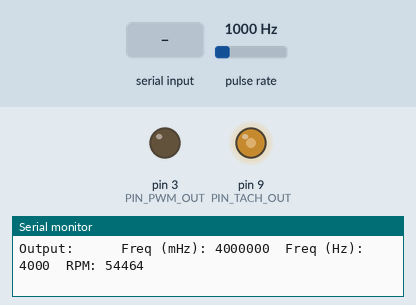
A sketch run on a simulated Arduino Uno, built with avr-gcc and run on an emulated ATmega328P. Parts: output pins drawn as LEDs (lit = HIGH), the last lines printed to the serial monitor. Wiring (inferred from the names in the program): pulse sensor: data pin 2. Inputs (shaded band) come from the test bench; at power-on: pulse rate 1000 Hz.

Above: at 1.2 s.
1.3 s: "Table 15-5\n" received over Serial
At 3.9 s:
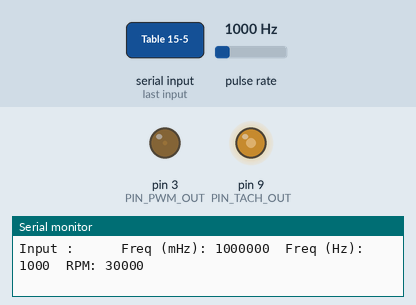
4.3 s: "90,45\n" received over Serial
At 6.3 s:
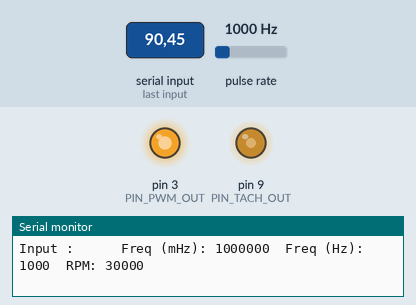
7.3 s: "30,150\n" received over Serial
At 9.9 s:
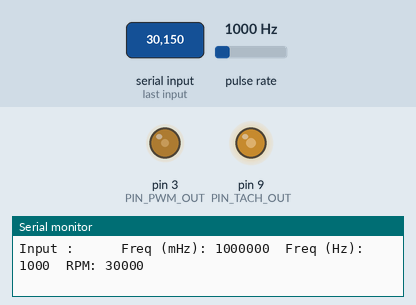
10.3 s: "0\n" received over Serial
At 12.3 s:
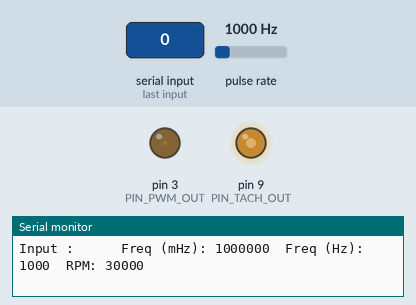
13.3 s: "90\n" received over Serial
At 15.9 s:
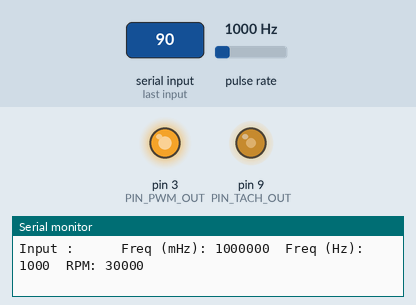
Timing chart, 0 to 17.3 s (numbered marks = the images above; inputs shaded):
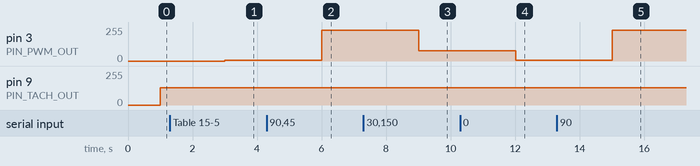

The sketch:

fantastic.ino
```cpp
#include <assert.h>
#include <limits.h>
/*
  fantastic: ATmega fan tachometer multiplier

  Purpose:
  - Read the low-frequency tachometer signal from a Noctua PWM fan.
  - Multiply measured tachometer frequency by 4.
  - Re-generate a stable 50% tachometer waveform on OC1A (pin 9) for the motherboard.

  Why:
  - Some server motherboards intermittently read 0 RPM for very low-speed fans.
  - The multiplied tach signal moves effective RPM into a range with fewer false alarms.

  See README.md for system background, IPMI threshold examples, measurements,
  and hardware-level integration notes.
*/

//
// Miscellaneous defines for switching behavior
//
//#define DEBUG
//#define USE_FLOAT
#define USE_INTERRUPT

#define SERIAL_INPUT_TACH_OUT (1)
#define SERIAL_INPUT_FAN_CONTROL (2)
#define SERIAL_INPUT (SERIAL_INPUT_FAN_CONTROL)

#define UNUSED(x) ((void)x)

// Integer division equals to floor()
// to make round() equivalent, add 1/2 denominator to numerator
// (this really is recursive though, as adding 1/2 denominator
// should also be rounded for better precision (lets skip that here)
#define round_division(dividend, divisor) (((unsigned long)(dividend) + (unsigned long)(divisor) / 2) / (unsigned long)(divisor))

// Where we connected the fan sense pin. Must be an interrupt capable pin.
#define PIN_SENSE 2

#define PIN_TACH_OUT 9
#define PIN_PWM_OUT 3

// https://docs.arduino.cc/tutorials/generic/secrets-of-arduino-pwm
//
// TIMER1: PHASE AND FREQUENCY CORRECT MODE, MODE9
// see "Table 15-5" in the ATmega328 manual for mode descriptions
// https://docs.arduino.cc/tutorials/generic/secrets-of-arduino-pwm
// https://wolles-elektronikkiste.de/en/timer-and-pwm-part-2-16-bit-timer1
//
// A frequency (with 50% duty cycle) waveform output in
// "15.9.5 phase and frequency correct" PWM mode can be achieved by
// setting OC1A to toggle its logical level on each compare match (COM1n1:0 = 1).
// This applies only if OCR1A is used to define the TOP value (WGM13:0 = 15 or 9).
// The waveform generated will have a maximum frequency of fOC1A = fclk_IO / 2.
// This feature is similar to the OC1A toggle in CTC mode, except the double buffer
// feature of the output compare unit is enabled in the this PWM mode.
//
// 15.9.5 Phase and frequency correct PWM mode
// * dual slope operation
// * double buffered
// * half max_freq due to use of OCR1A to get 50% duty cycle
//
// OC1A (pin9):  freqA, 50% duty
// OC1B (pin10): disconnected
//
// freq = (uint16_t) (F_CPU / (tccr1b_prescaler_n * top * 2 * 2));
// top_max = UINT16_MAX; // results lowest frequency
// top_min = 1; // results highest frequency
// top_min = 0; // not used, because it sticks to current level
// when top is set, be it high or low...
// n = (1, 8, 64, 256, 1024)
// frequency ranges:
//    N   right shifts  freq_max(Hz)(top_min=1)  freq_min(top_max_UINT16_MAX)
//    1        0            4000000.0            61.04
//    8        3             500000.0             7.63
//   64        6              62500.0             0.95
//  256        8              15625.0             0.24
// 1024       10               3906.25            0.06  <-- best match of interval and thus accuracy

//
// TIMER1 PWM MODE9
//
void tachometer_out(unsigned long mfreq) {
  static const unsigned int tccr1b_prescaler_n = 1024;
  static unsigned int initialized = 0;
  unsigned int ocr1a_top;

  if (mfreq == 0) {  // prevent division by zero
    Serial.println("TODO: set output constant low");
    ocr1a_top = UINT16_MAX;
  } else {
#ifdef USE_FLOAT
    // Floating point artithmetic; prevents overflow,
    // but costs in flash size and execution
    double ocr1a_tmp = F_CPU * (double)1000 / ((unsigned long)tccr1b_prescaler_n * mfreq * 2 * 2);
    ocr1a_top = (unsigned int)ocr1a_tmp;
#else
    // Large numbers. Be careful of overflows...
    // cast to (unsigned long) in calculation so that intermediate steps do not default to (int)
    unsigned long dividend = 1000 * ((unsigned long)F_CPU >> 2);
    unsigned long divisor = (unsigned long)tccr1b_prescaler_n * mfreq;
    ocr1a_top = round_division(dividend, divisor);
#endif
    // handle underflow, prevent setting TOP == 0...
    ocr1a_top = max(1, (unsigned int)(ocr1a_top));
  }

  if (!initialized) {

    // WAVEFORM GENERATION MODE
    // Table 15-5. Enable "Phase and frequency correct PWM"
    // Use Mode 9 because using OCR1A as TOP is double buffered and is
    // updated in the next cycle.
    TCCR1B = _BV(WGM13);
    TCCR1A = _BV(WGM10);

    // COMPARE OUTPUT MODE
    // Table 15-4.
    // Enable special
    // "50% fixed duty cycle, p.105, chapter 15.9.5, last paragraph"
    // on channel A
    TCCR1A &= ~_BV(COM1A1);
    TCCR1A |= _BV(COM1A0);

    switch (tccr1b_prescaler_n) {
      case (1):
        TCCR1B &= ~_BV(CS12);
        TCCR1B &= ~_BV(CS11);
        TCCR1B |= _BV(CS10);
        break;
      case (8):
        TCCR1B &= ~_BV(CS12);
        TCCR1B |= _BV(CS11);
        TCCR1B &= ~_BV(CS10);
        break;
      case (64):
        TCCR1B &= ~_BV(CS12);
        TCCR1B |= _BV(CS11);
        TCCR1B |= _BV(CS10);
        break;
      case (256):
        TCCR1B |= _BV(CS12);
        TCCR1B &= ~_BV(CS11);
        TCCR1B &= ~_BV(CS10);
        break;
      case (1024):
        TCCR1B |= _BV(CS12);
        TCCR1B &= ~_BV(CS11);
        TCCR1B |= _BV(CS10);
        break;
      default:
        Serial.print("Prescaler not supported...");
        assert(0);
    }

    // TOP
    OCR1A = ocr1a_top;
    //Serial.println(ocr1a_top);

    // OC1A
    // Set pin direction, could have used Data Direction Register directly
    //DDRB |= _BV(DDB1); //pin  9, PB1
    pinMode(PIN_TACH_OUT, OUTPUT);

    // OC1B not available in 50% duty mode
    //DDRB |= _BV(DDB2); //pin  10, PB2
    //pinMode(10, OUTPUT);

    initialized = 1;
  } else {
    // TOP
    OCR1A = ocr1a_top;
  }

#ifdef DEBUG
  Serial.print("freq (mHz):");
  Serial.print(mfreq);
  Serial.print(" -> TOP:");
  Serial.println(ocr1a_top);
#endif
}

// TIMER2: PHASE CORRECT MODE, MODE5
// According to manual:
//     f_clk_I/O        = 16MHz
//     f_OCnxPCPWM(max) = f_clk_I/O / (N * 510)
//                      = f_clk_I/O / (N * (255/*max counter*/ * 2))
//                      = f_clkI/O / (tccr2b_prescaler_n * (255/*max counter*/ * 2))
//     f_OCnxPCPWM(x)   = f_clkI/O / (tccr2b_prescaler_n * x * 2)
//     x = top(n,f)
//     x <= 255 (max_counter)
//     ->  x = top(n,f) = f_clk_I/O / ((tccr2b_prescaler_n * f_OCnxPCPWM * 2);
//
//     N = tccr2b_prescaler_n
//
//     For Noctua fan:
//          f_OCnxPCPWM = 25000 Hz
//     ->  x = top(n,f) = f_clk_I/O / (tccr2b_prescaler_n * f_OCnxPCPWM * 2);'
//                      = 16e6 / (x * 25e3 * 2)
//                      = 320 / n
//
//    n        x
//    1      320        N/A, x<=255
//    8       40        <-- highest counter, i.e. best accuracy
//   32       10
//   64        5
//  128        2.5      N/A
//  256        1.25     N/A
// 1024        0.3125   N/A
//
// OC2A (pin11): freqA, 50% duty
// OC2B (pin3):  freqB = 2*freqA, controllable duty: OCR1B = duty_percent * OCR1A
//

//
// TIMER2 PWM MODE5
//
void fan_pwm_control(unsigned int duty_percent) {
  static const unsigned int tccr2b_prescaler_n = 8;
  static unsigned int initialized = 0;
  unsigned int ocr2a_top;

  //25kHz, as defined by Noctua White Paper
  unsigned long freq = 25000;

#ifdef USE_FLOAT
  // Floating point artithmetic; prevents overflow,
  // but costs in flash size and execution
  double ocr2a_tmp = (double)F_CPU / ((unsigned long)tccr2b_prescaler_n * (freq / 2) * 2 * 2);
  ocr2a_top = (unsigned int)ocr2a_tmp;
#else
  // Large numbers. Be careful of overflows...
  unsigned long dividend = ((unsigned long)F_CPU >> 1);
  unsigned long divisor = (unsigned long)tccr2b_prescaler_n * freq;
  ocr2a_top = round_division(dividend, divisor);
#endif
  // handle underflow, prevent setting TOP == 0...
  ocr2a_top = max(1, ocr2a_top);
  //Serial.println(ocr2a_top);

  unsigned int ocr2b_duty = round_division(ocr2a_top * duty_percent, 100);
  ocr2b_duty = max(1, ocr2b_duty);
  //Serial.println(ocr2b_duty);

  if (!initialized) {

    // WAVEFORM GENERATION MODE
    // Table 17-8. Waveform Generation Mode Bit Description
    // Mode 5: PWM, phase correct
    TCCR2A = _BV(WGM20);
    TCCR2B = _BV(WGM22);

    // COMPARE OUTPUT MODE
    // Table 17-4. Compare Output Mode, Phase Correct PWM Mode
    // Table 17-7. Compare Output Mode, Phase Correct PWM Mode
    TCCR2A |= _BV(COM2A0);
    TCCR2A |= _BV(COM2B1);

    switch (tccr2b_prescaler_n) {
      case (1):
        TCCR2B &= ~_BV(CS22);
        TCCR2B &= ~_BV(CS21);
        TCCR2B |= _BV(CS20);
        break;
      case (8):
        TCCR2B &= ~_BV(CS22);
        TCCR2B |= _BV(CS21);
        TCCR2B &= ~_BV(CS20);
        break;
      case (32):
        TCCR2B &= ~_BV(CS22);
        TCCR2B |= _BV(CS21);
        TCCR2B |= _BV(CS20);
        break;
      case (64):
        TCCR2B |= _BV(CS22);
        TCCR2B &= ~_BV(CS21);
        TCCR2B &= ~_BV(CS20);
        break;
      case (128):
        TCCR2B |= _BV(CS22);
        TCCR2B &= ~_BV(CS21);
        TCCR2B |= _BV(CS20);
        break;
      case (256):
        TCCR2B |= _BV(CS22);
        TCCR2B |= _BV(CS21);
        TCCR2B &= ~_BV(CS20);
        break;
      case (1024):
        TCCR2B |= _BV(CS22);
        TCCR2B |= _BV(CS21);
        TCCR2B |= _BV(CS20);
        break;
      default:
        Serial.print("Prescaler not supported...");
        assert(0);
    }

    // TOP - defines PWM frequency on PortA with 50% duty
    OCR2A = ocr2a_top;

    // DUTY - defines PWM frequency on PortB = 2xPortA freq and
    // user defined duty cycle.
    OCR2B = ocr2b_duty;

    // OC2A
    // not used
    //pinMode(11, OUTPUT);

    // OC2B
    // variable duty cycle
    pinMode(PIN_PWM_OUT, OUTPUT);


    initialized = 1;
  } else {
    // DUTY - relative to TOP
    OCR2B = ocr2b_duty;
  }

#ifdef DEBUG
  Serial.print("duty (%): ");
  Serial.print(duty_percent);
  Serial.print(" -> TOP:");
  Serial.print(ocr2a_top);
  Serial.print(" DUTY:");
  Serial.println(ocr2b_duty);
#endif
}

//
// Some logic to average history
//
#define MAX_DIFFS (5)
struct diffs {
  unsigned int vals[MAX_DIFFS];
  unsigned int sum;
  unsigned int pos;
  unsigned int len;
  unsigned int avg;
};

void diff_reset(struct diffs *d) {
  for (unsigned int i = 0; i < MAX_DIFFS; i++) {
    d->vals[i] = 0;
  }
  d->pos = 0;
  d->len = 0;
  d->sum = 0;
  d->avg = 0;
}

void diff_add(struct diffs *d, unsigned int diff) {
  if (d->len == MAX_DIFFS) {
    // remove the oldest
    d->sum -= d->vals[d->pos];
    // diff_len will equal to MAX_DIFFS forever from now
    // because all slots are taken
  } else {
    // don't remove any items until all slots are taken
    d->len++;
  }
  // add the new value
  d->sum += diff;
  // store the new value
  d->vals[d->pos] = diff;
  // restart counter if needed
  d->pos = ++d->pos < MAX_DIFFS ? d->pos : 0;

  d->avg = round_division(d->sum, d->len);
}

//
// Interrupt handler.
// Stores the timestamps of the last 2 interrupts and handles debouncing
//

// 0 is fine for most fans, crappy fans may require 10 or 20 to filter out noise
#define DEBOUNCE 0

// if no interrupts were received for 500ms,
// consider the fan as stuck and report 0 RPM
#define FANSTUCK_THRESHOLD 500

//
// Interrupt handler routine for determining tachometer frequency
//
unsigned long volatile ts1 = 0, ts2 = 0;
void tachometer_isr() {
  unsigned long m = millis();
  if ((m - ts2) > DEBOUNCE) {
    ts1 = ts2;
    ts2 = m;
  }
}

//
// Calculates the RPM/freq.
//
void tachometer_calculate(struct diffs *d, unsigned int *rpm, unsigned long *mfreq) {
  // RPM: 2 pulses per rotation as per
  // https://noctua.at/pub/media/wysiwyg/Noctua_PWM_specifications_white_paper.pdf
  *rpm = round_division((unsigned long)60 * 1000, 2 * d->avg);
  // mfreq = milliHz
  *mfreq = round_division((unsigned long)1000 * 1000, d->avg);

#ifdef DEBUG
  Serial.print(" (");
  Serial.print(d->len);
  Serial.print(", ");
  Serial.print(d->sum);
  Serial.print(", ");
  Serial.print(d->avg);
  Serial.print(") ");
  Serial.print("RPM:");
  Serial.print(*rpm);
  Serial.print(", mfreq:");
  Serial.println(*mfreq);
#endif
}


static struct diffs isr_diffs;
static struct diffs pulsein_diffs;

void setup() {
  // enable serial so we can see the RPM in the serial monitor
  Serial.begin(115200);
  Serial.println("Hello World");

  // DEBUG code:
  //unsigned long mfreq;
  //tachometer_out(mfreq = 25000);
  //unsigned int duty_percent;
  //fan_pwm_control(duty_percent = 50);

  // set the sense pin as input with pullup resistor as the sense
  // signal is "open drain" type.
  //pinMode(PIN_SENSE, INPUT_PULLUP);

#ifdef USE_INTERRUPT
  // Set ISR to be triggered when the signal on the sense pin goes low
  // Keeps IRQ/ISR running continously, this affects power.
  attachInterrupt(digitalPinToInterrupt(PIN_SENSE), tachometer_isr, FALLING);
#endif

  diff_reset(&isr_diffs);
  diff_reset(&pulsein_diffs);
}


static unsigned long old_mfreq = 0;
void loop() {
  // Sleep between measurements...
  delay(1000);

  unsigned int new_rpm = 0;
  unsigned long new_mfreq = 0;

#ifdef USE_INTERRUPT
  Serial.print("Input :");

  // Calculating the input frequency
  noInterrupts();
  unsigned long _ts2 = ts2;
  unsigned long _ts1 = ts1;
  interrupts();
  if (((millis() - _ts2) < FANSTUCK_THRESHOLD) && (_ts2 != 0)) {
    unsigned long diff = _ts2 - _ts1;
    diff_add(&isr_diffs, diff);
    tachometer_calculate(&isr_diffs, &new_rpm, &new_mfreq);
  }
  Serial.print("\t\t");

  Serial.print("\tFreq (mHz): ");
  Serial.print(new_mfreq);

  Serial.print("\tFreq (Hz): ");
  Serial.print(round_division(new_mfreq, 1000));

  Serial.print("\tRPM: ");
  Serial.println(new_rpm);

#else
  // Method of calculating the input frequency without interrupts
  unsigned int fan_stuck = 0;

  unsigned long high = 0;
  if (!fan_stuck) {
    // timeout in us, defines minimum measurable frequency
    high = pulseIn(PIN_SENSE, HIGH, 100000 /*us*/);
    if (high == 0) {
      fan_stuck = 1;
    }
  }

  unsigned long low = 0;
  if (!fan_stuck) {
    // timeout in us, defines minimum measurable frequency
    low = pulseIn(PIN_SENSE, LOW, 100000 /*us*/);
    if (low == 0) {
      fan_stuck = 1;
    }
  }

  if (fan_stuck) {
    Serial.println("fan stuck...");
    new_rpm = new_mfreq = 0;
    //    } else if (high < 1000 || low < 1000) {
  } else if ((high + low) < 1000) {
    // this implies frequencies of >1kHz which is not expected
    // from a PC fan.
    Serial.print("spurious fan tachometer readings (us): ");
    Serial.print(high);
    Serial.print(", ");
    Serial.println(low);
    new_rpm = new_mfreq = 0;
  } else {
    // round() convert from us to ms
    unsigned long diff = round_division(high + low, 1000);
    diff_add(&pulsein_diffs, diff);
    tachometer_calculate(&pulsein_diffs, &new_rpm, &new_mfreq);
  }
#endif


#if defined(SERIAL_INPUT)
  if (Serial.available()) {
    // clear averaging history
    diff_reset(&isr_diffs);
    diff_reset(&pulsein_diffs);

#if SERIAL_INPUT == SERIAL_INPUT_TACH_OUT
    uint32_t mfreq = Serial.readString().toInt();
    tachometer_out(mfreq);
#elif SERIAL_INPUT == SERIAL_INPUT_FAN_CONTROL
    uint32_t duty_percent = Serial.readString().toInt();
    fan_pwm_control(duty_percent);
#endif
  }
#endif

#if !defined(SERIAL_INPUT) || SERIAL_INPUT == SERIAL_INPUT_FAN_CONTROL

  if (old_mfreq != new_mfreq) {
    old_mfreq = new_mfreq;

    // multiply the output frequency
    new_mfreq *= 4;
    new_rpm *= 4;

    Serial.print("Output:\t\t");

    Serial.print("\tFreq (mHz): ");
    Serial.print(new_mfreq);

    Serial.print("\tFreq (Hz): ");
    // NOTE:
    // Due to rounding output_freq will not always appear
    // to be an exakt multiple of input_freq
    Serial.print(round_division(new_mfreq, 1000));

    Serial.print("\tRPM: ");
    Serial.println(new_rpm);
    Serial.println("");

    tachometer_out(new_mfreq);
  }
#endif
}
```

Measured:
- after the input at 1.3 s, pin 3 (PIN_PWM_OUT): 0/255 → 6/255 after 1.7 s
- after the input at 4.3 s, pin 3 (PIN_PWM_OUT): 6/255 → 230/255 after 1.7 s
- after the input at 7.3 s, pin 3 (PIN_PWM_OUT): 230/255 → 77/255 after 1.7 s
- after the input at 10.3 s, pin 3 (PIN_PWM_OUT): 77/255 → 6/255 after 1.7 s
- after the input at 13.3 s, pin 3 (PIN_PWM_OUT): 6/255 → 230/255 after 1.7 s
